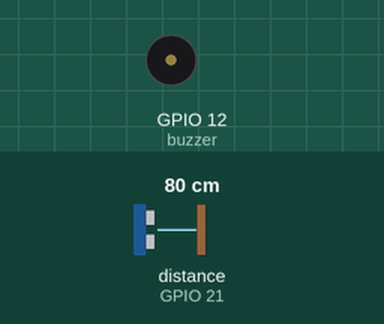
This program was run on a simulated Raspberry Pi (BCM pin numbers). Shown: buzzer (waves = sounding). Inputs (shaded band) come from the test bench; at power-on: distance to the obstacle (sensor on GPIO 21) 80 cm. The echo pulse lasts 58.3 µs per cm; what the program prints to the terminal is not drawn.

Above: at 1.2 s.
1.3 s: distance to the obstacle (sensor on GPIO 21) set to 52 cm
2.8 s: distance to the obstacle (sensor on GPIO 21) set to 45 cm
At 3.4 s:
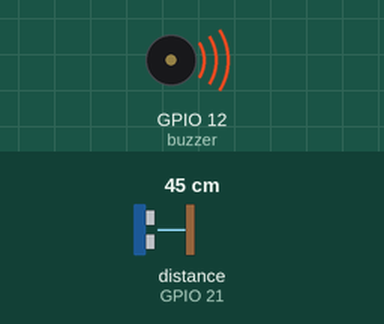
5.8 s: distance to the obstacle (sensor on GPIO 21) set to 22 cm
7.8 s: distance to the obstacle (sensor on GPIO 21) set to 18 cm
10.8 s: distance to the obstacle (sensor on GPIO 21) set to 6 cm
13.8 s: distance to the obstacle (sensor on GPIO 21) set to 3 cm
At 15.2 s:
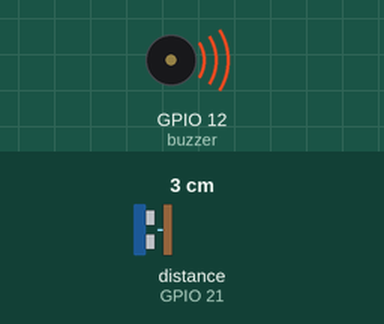
Timing chart, 0 to 16.6 s (numbered marks = the images above; inputs shaded):
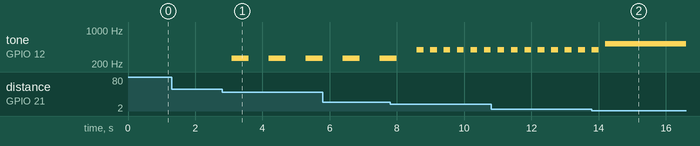

Measured:
- the behaviour switches between 50 and 49 cm on distance to the obstacle (sensor on GPIO 21) (found by bisection; images 0 and 1)
- the behaviour switches between 5 and 4 cm on distance to the obstacle (sensor on GPIO 21) (found by bisection; images 1 and 2)
- after the input at 1.3 s, every drawn part: stays the same
- after the input at 2.8 s, tone on GPIO 12 (buzzer): alternates 261 Hz for 0.50 s and silent for 0.60 s, starting after 0.29 s

The program:

car_sensor.py
```python
from gpiozero import DistanceSensor, PWMOutputDevice
from time import sleep

# 1. 핀 설정
# 초음파 센서: Trig=20, Echo=21
sensor = DistanceSensor(echo=21, trigger=20)
# 부저: GPIO 12번 (PWM 지원 핀)
buzzer = PWMOutputDevice(12)

# 2. 볼륨 및 음계 설정
VOLUME = 0.05  # 소리 크기 (0.01 ~ 0.1 사이 권장)
HIGH_NOTE = 523.25 # C5 (높은 도) - 위험할 때
MID_NOTE = 392.00  # G4 (솔) - 주의할 때
LOW_NOTE = 261.63  # C4 (도) - 감지 시작할 때

print("PWM 주차 보조 시스템 시작! (볼륨 조절 버전)")

try:
    while True:
        dist = sensor.distance * 100
        print(f"현재 거리: {dist:.1f} cm", end=" -> ")

        if dist < 5:
            print("위험!!! (연속음)")
            buzzer.frequency = HIGH_NOTE
            buzzer.value = VOLUME
            sleep(0.05) # 매우 짧게 끊어서 연속음처럼 들리게 함

        elif dist < 20:
            print("주의 (빠른 경고음)")
            buzzer.frequency = MID_NOTE
            buzzer.value = VOLUME
            sleep(0.2)
            buzzer.off()
            sleep(0.1)

        elif dist < 50:
            print("감지 중 (느린 경고음)")
            buzzer.frequency = LOW_NOTE
            buzzer.value = VOLUME
            sleep(0.5)
            buzzer.off()
            sleep(0.5)

        else:
            print("안전")
            buzzer.off()

        sleep(0.1)

except KeyboardInterrupt:
    buzzer.off()
    sensor.close()
    print("\n시스템 종료")
finally:
    buzzer.close()
```
